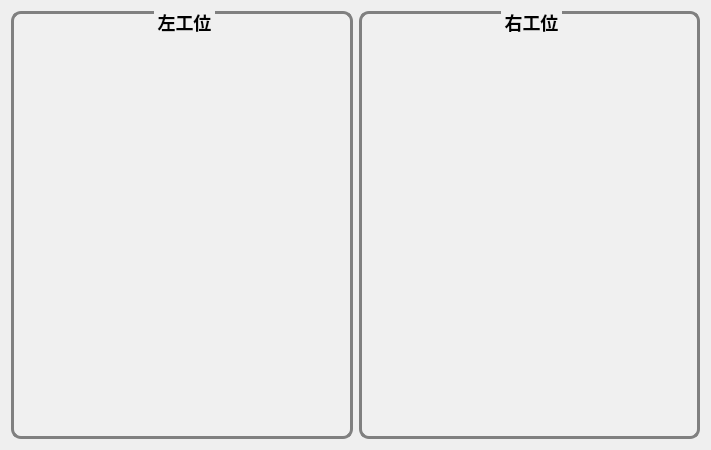
<?xml version="1.0" encoding="UTF-8"?>
<ui version="4.0">
 <class>WidgetCalibImage</class>
 <widget class="QWidget" name="WidgetCalibImage">
  <property name="geometry">
   <rect>
    <x>0</x>
    <y>0</y>
    <width>711</width>
    <height>450</height>
   </rect>
  </property>
  <property name="windowTitle">
   <string>Form</string>
  </property>
  <property name="styleSheet">
   <string notr="true"/>
  </property>
  <layout class="QGridLayout" name="gridLayout">
   <item row="0" column="0">
    <widget class="QGroupBox" name="groupBox">
     <property name="styleSheet">
      <string notr="true">QGroupBox
{
	background-color: rgb(240, 240, 240);
	border: 3px solid gray;
	border-radius:10px;
	margin-top:5ex;
	font-family:楷体;
	font:bold 18px;
} 
QGroupBox::title
{
	subcontrol-origin:margin;
	subcontrol-position:top center;
	padding:1px;
}
QGroupBox::enabled{
	border: 3px solid gray;
}
QGroupBox::!enabled {
	border: 1px solid gray;
}</string>
     </property>
     <property name="title">
      <string>左工位</string>
     </property>
     <layout class="QVBoxLayout" name="verticalLayout" stretch="1,1">
      <item>
       <widget class="ImageCanvas" name="widgetRealTimeImg1" native="true">
        <property name="sizePolicy">
         <sizepolicy hsizetype="Preferred" vsizetype="Preferred">
          <horstretch>1</horstretch>
          <verstretch>1</verstretch>
         </sizepolicy>
        </property>
       </widget>
      </item>
      <item>
       <widget class="WidgetLog" name="widget_L" native="true"/>
      </item>
     </layout>
    </widget>
   </item>
   <item row="0" column="1">
    <widget class="QGroupBox" name="groupBox_2">
     <property name="styleSheet">
      <string notr="true">QGroupBox
{
	background-color: rgb(240, 240, 240);
	border: 3px solid gray;
	border-radius:10px;
	margin-top:5ex;
	font-family:楷体;
	font:bold 18px;
} 
QGroupBox::title
{
	subcontrol-origin:margin;
	subcontrol-position:top center;
	padding:1px;
}
QGroupBox::enabled{
	border: 3px solid gray;
}
QGroupBox::!enabled {
	border: 1px solid gray;
}</string>
     </property>
     <property name="title">
      <string>右工位</string>
     </property>
     <layout class="QVBoxLayout" name="verticalLayout_2" stretch="1,1">
      <item>
       <widget class="ImageCanvas" name="widgetRealTimeImg2" native="true">
        <property name="sizePolicy">
         <sizepolicy hsizetype="Preferred" vsizetype="Preferred">
          <horstretch>1</horstretch>
          <verstretch>1</verstretch>
         </sizepolicy>
        </property>
       </widget>
      </item>
      <item>
       <widget class="WidgetLog" name="widget_R" native="true"/>
      </item>
     </layout>
    </widget>
   </item>
  </layout>
 </widget>
 <customwidgets>
  <customwidget>
   <class>ImageCanvas</class>
   <extends>QWidget</extends>
   <header location="global">ImageCanvas.h</header>
   <container>1</container>
  </customwidget>
  <customwidget>
   <class>WidgetLog</class>
   <extends>QWidget</extends>
   <header>../../Common/WidgetLog.h</header>
   <container>1</container>
  </customwidget>
 </customwidgets>
 <resources/>
 <connections/>
</ui>
